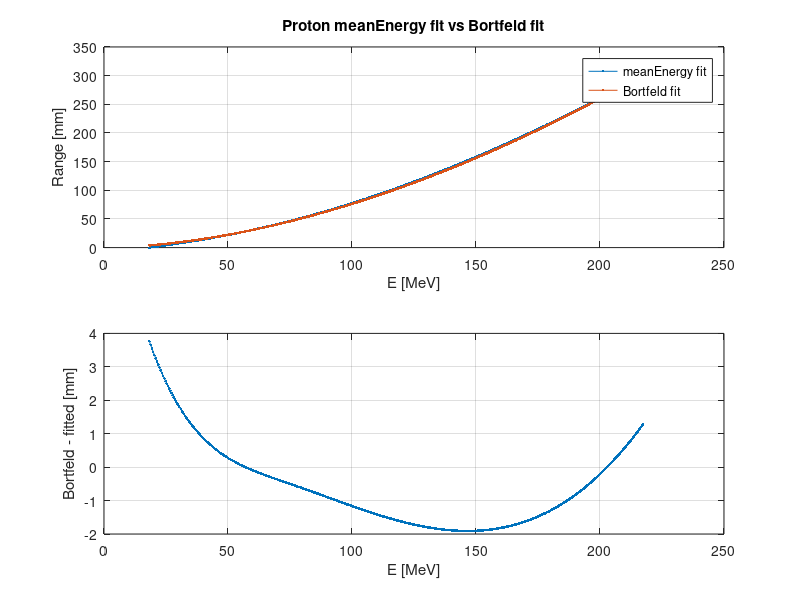
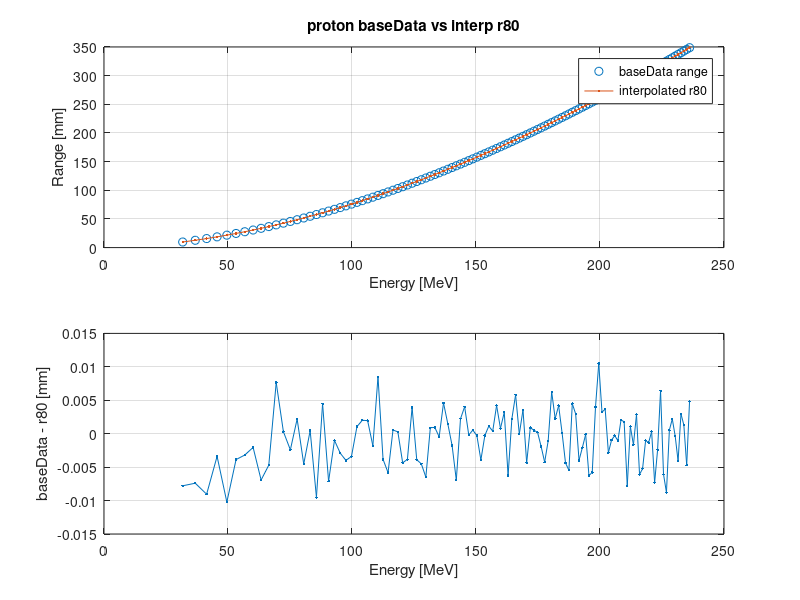
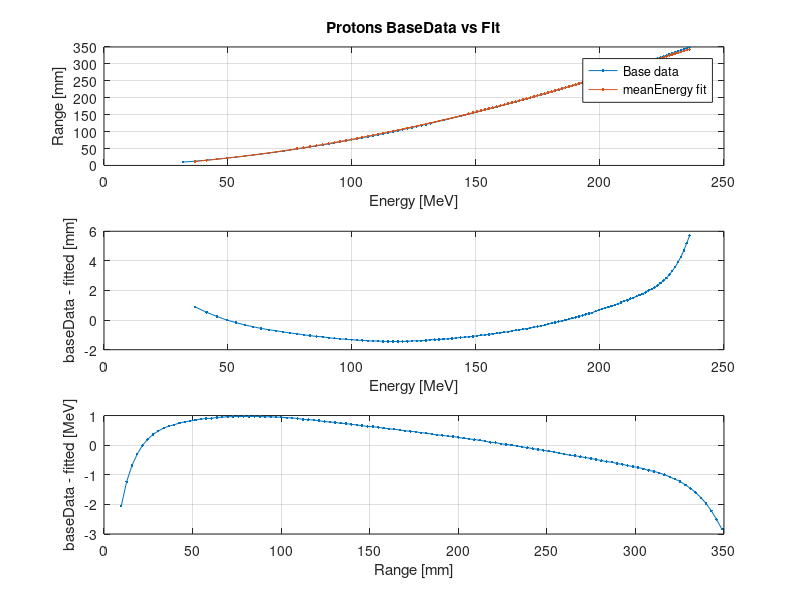
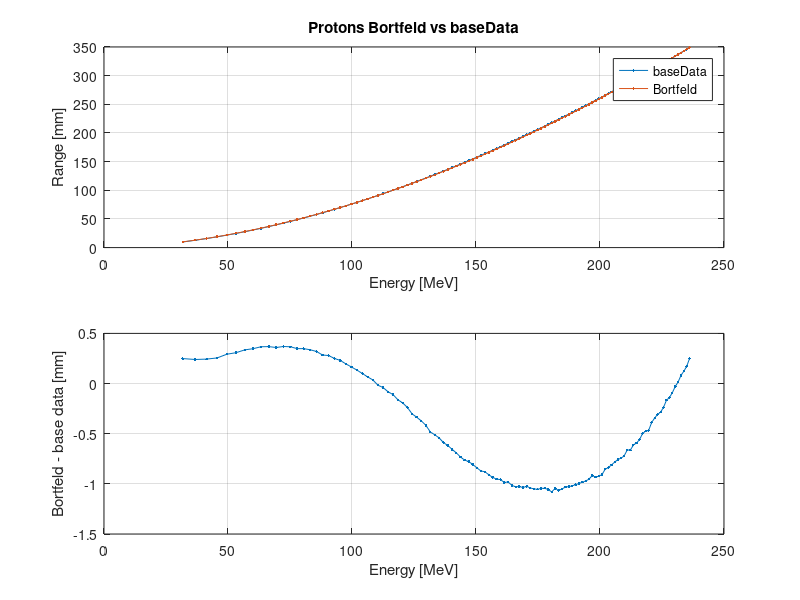

Here is the MATLAB script that generated these plots, in order: (Note: this script raises an error after producing the figures.)
%%% Test E-R fit
%% Proton fit
clear all;
%Fit arbitrary ranges
 meanEnergy = @(x) 5.762374661332111e-20 * x^9 - 9.645413625310569e-17 * x^8 + 7.073049219034644e-14 * x^7 ...
                        - 2.992344292008054e-11 * x^6 + 8.104111934547256e-09 * x^5 - 1.477860913846939e-06 * x^4 ...
                        + 1.873625800704108e-04 * x^3 - 1.739424343114980e-02 * x^2 + 1.743224692623838e+00 * x ...
                        + 1.827112816899668e+01;
ranges = linspace(0,300,1000);
fittedEnergies = arrayfun(@(r80) meanEnergy(r80),ranges);

figure;
subplot(2,1,1);
plot(fittedEnergies, ranges, '.-');
grid on;
xlabel('E [MeV]');
ylabel('Range [mm]');

Bortfeld_alpha = 0.022;
Bortfeld_p = 1.77;

BortfeldRanges = Bortfeld_alpha.*(fittedEnergies.^Bortfeld_p);
hold on;
plot(fittedEnergies,BortfeldRanges, '.-');
legend('meanEnergy fit', 'Bortfeld fit');
title('Proton meanEnergy fit vs Bortfeld fit');
subplot(2,1,2);
plot(fittedEnergies,BortfeldRanges-ranges, '.-');
grid on;
xlabel('E [MeV]');
ylabel('Bortfeld - fitted [mm]');

%% load base data
load('protons_Generic.mat');

baseDataEnergies = [machine.data(:).energy];
baseDataRanges   = [machine.data(:).range];

%% PROTONS: BaseData range vs baseData Z r80
baseDataRangesZ = [];
%%%% MCemittance r80 sampling
for k=1:size(baseDataEnergies,2)
   newDepths = linspace(0,machine.data(k).depths(end),numel(machine.data(k).depths) * 100);
   newDose   = interp1(machine.data(k).depths, machine.data(k).Z, newDepths, 'spline');

   [maxV, maxI] = max(newDose);
   [~, r80ind] = min(abs(newDose(maxI:end) - 0.8 * maxV));
   r80ind = r80ind - 1;
   baseDataRangesZ(k) = interp1(newDose(maxI + r80ind - 1:maxI + r80ind + 1), ...
             newDepths(maxI + r80ind - 1:maxI + r80ind + 1), 0.8 * maxV);
end
figure;
subplot(2,1,1);
plot(baseDataEnergies,baseDataRanges, 'o');
hold on;
plot(baseDataEnergies,baseDataRangesZ, '.-');
grid on;
xlabel('Energy [MeV]');
ylabel('Range [mm]');
legend('baseData range', 'interpolated r80');
title('proton baseData vs interp r80');
subplot(2,1,2);
plot(baseDataEnergies,baseDataRanges-baseDataRangesZ, '.-');
grid on;
xlabel('Energy [MeV]');
ylabel('baseData - r80 [mm]');

%% PROTONS: baseData ranges vs fitted Ranges and enegies
figure;
subplot(3,1,1);
plot(baseDataEnergies,baseDataRanges, '.-');
fittedEnergies = arrayfun(@(r80) meanEnergy(r80),baseDataRanges);
fittedRangesInterp = interp1(fittedEnergies,baseDataRanges,baseDataEnergies, 'spline');
hold on;
plot(baseDataEnergies,fittedRangesInterp, '.-');
grid on;
legend('Base data', 'meanEnergy fit');
xlabel('Energy [MeV]');
ylabel('Range [mm]');
title('Protons BaseData vs Fit');

subplot(3,1,2);
plot(baseDataEnergies,baseDataRanges-fittedRangesInterp, '.-');
xlabel('Energy [MeV]');
ylabel('baseData - fitted [mm]');
grid on;

subplot(3,1,3);
plot(baseDataRanges,baseDataEnergies-fittedEnergies, '.-');
grid on;
xlabel('Range [mm]');
ylabel('baseData - fitted [MeV]');

%% PROTONS: Bortfeld vs base data
figure;
BortfeldBaseDataRanges = Bortfeld_alpha.*(baseDataEnergies.^Bortfeld_p);
subplot(2,1,1);
plot(baseDataEnergies, baseDataRanges, '.-');
hold on;
plot(baseDataEnergies, BortfeldBaseDataRanges, '.-');
grid on;
xlabel('Energy [MeV]');
ylabel('Range [mm]');
legend('baseData', 'Bortfeld');
title('Protons Bortfeld vs baseData');
subplot(2,1,2);
plot(baseDataEnergies,BortfeldBaseDataRanges-baseDataRanges, '.-');
grid on;
xlabel('Energy [MeV]');
ylabel('Bortfeld - base data [mm]');

%% PROTONS: topas check
%eIdx = [7,28,50];
eIdx = [1:10:size(machine.data,2)];
eIdx = eIdx(1:end-2);
energies = baseDataEnergies(eIdx);
wDir = 'D:\matRad_gitHubRemo_MKM_TOPAS\topas\MCrun\BaseData_protons\Results\generic_MCenergy_TOPAS_vacuum';

name = 'score_BaseData_field1_run1_physicalDose_MCenergy_vacuum_Run_';

%figure;
x = [1:1500]*0.2 - 0.1;
integration = [45:55];
%Load vaccum profiles
for k=0:size(eIdx,2)-1
   fileName = strcat(wDir, filesep,name, string(compose('%04d', k)));
   data = squeeze(double(dicomread(fileName)));
   data = permute(data, [2,3,1]);

   profileData = squeeze(sum(data(integration,integration,:),[1,2]));
   
   [maxV, maxI] = max(profileData);
   [~, r80ind] = min(abs(profileData(maxI:end) - 0.8 * maxV));
   r80ind = r80ind - 1;
   topasR80(k+1) = interp1(profileData(maxI + r80ind - 1:maxI + r80ind + 1), ...
             x(maxI + r80ind - 1:maxI + r80ind + 1), 0.8 * maxV);
   
   PDD(:,k+1) = profileData;
   %AUC_PDD(k) = sum(profileData).*(x(2) -x(1));
%    plot(x, profileData./max(profileData), '.-', 'color','r');
%    hold on;

end

%Plot Vacuum profiles
figure;
lege = [];
for k=3:size(eIdx,2)-3
   plot(x, PDD(:,k)./max(PDD(:,k)), '.-');
   hold on;
   plot(machine.data(eIdx(k)).depths,machine.data(eIdx(k)).Z./max(machine.data(eIdx(k)).Z), '--', 'color','k');
   xline(baseDataRanges(eIdx(k)));
   lege = [lege, {['Topas : ', num2str(energies(k))]}, {['baseData : ', num2str(energies(k))]}];
end
xlabel('depth [mm]');
ylabel('dose');
legend(lege);
grid on;
title('Vacuum');

%Load air profiles
wDir = 'D:\matRad_gitHubRemo_MKM_TOPAS\topas\MCrun\BaseData_protons\Results\generic_MCenergy_TOPAS_air';
name = 'score_BaseData_field1_run1_physicalDose_MCenergy_vacuum_Run_';

for k=0:size(eIdx,2)-1
   fileName = strcat(wDir, filesep,name, string(compose('%04d', k)));
   data = squeeze(double(dicomread(fileName)));
   data = permute(data, [2,3,1]);

   profileData = squeeze(sum(data(integration,integration,:),[1,2]));
   
   [maxV, maxI] = max(profileData);
   [~, r80ind] = min(abs(profileData(maxI:end) - 0.8 * maxV));
   r80ind = r80ind - 1;
   topasR80_air(k+1) = interp1(profileData(maxI + r80ind - 1:maxI + r80ind + 1), ...
             x(maxI + r80ind - 1:maxI + r80ind + 1), 0.8 * maxV);
   
   

%    plot(x, profileData./max(profileData), '.-', 'color','r');
%    hold on;

end
%% Plot topas air vs vacuum
figure;
subplot(2,1,1);
plot([machine.data(eIdx).energy],baseDataRanges(eIdx), 'o-');
hold on;
plot([machine.data(eIdx).energy],topasR80, 'o-');
plot([machine.data(eIdx).energy],topasR80_air, 'o-');

xlabel('Energy [MeV]');
ylabel('Range [mm]');
grid on;
legend('baseData', 'TOPAS Vacuum', 'TOPAS air');
title('E-R relation, generic baseData');
subplot(2,1,2);
plot([machine.data(eIdx).energy],baseDataRanges(eIdx)-topasR80, 'o-');
hold on;
plot([machine.data(eIdx).energy],baseDataRanges(eIdx)-topasR80_air, 'o-');
xlabel('Energy [MeV]');
ylabel('baseData - topas [mm]');
% legend('Vacuum', 'Air');

yyaxis right;
plot([machine.data(eIdx).energy],topasR80-topasR80_air, '--');
ylabel('vacuum -air [mm]');
grid on;
legend('Vacuum', 'Air', 'difference');

%% HIT BaseData
HitBaseData = load(['protons_HITgantry']);

machineHIT = HitBaseData.machine;
baseDataEnergiesHIT = [machineHIT.data(:).energy];

baseDataRangesHITZ = [];
%%%% MCemittance r80 sampling
for k=1:size(baseDataEnergiesHIT,2)
   newDepths = linspace(0,machineHIT.data(k).depths(end),numel(machineHIT.data(k).depths) * 100);
   newDose   = interp1(machineHIT.data(k).depths, machineHIT.data(k).Z, newDepths, 'spline');

   [maxV, maxI] = max(newDose);
   [~, r80ind] = min(abs(newDose(maxI:end) - 0.8 * maxV));
   r80ind = r80ind - 1;
   baseDataRangesHITZ(k) = interp1(newDose(maxI + r80ind - 1:maxI + r80ind + 1), ...
             newDepths(maxI + r80ind - 1:maxI + r80ind + 1), 0.8 * maxV);
end


%% HIT PROTONS: energy-range baseData vs fit
 meanEnergy = @(x) 5.762374661332111e-20 * x^9 - 9.645413625310569e-17 * x^8 + 7.073049219034644e-14 * x^7 ...
                        - 2.992344292008054e-11 * x^6 + 8.104111934547256e-09 * x^5 - 1.477860913846939e-06 * x^4 ...
                        + 1.873625800704108e-04 * x^3 - 1.739424343114980e-02 * x^2 + 1.743224692623838e+00 * x ...
                        + 1.827112816899668e+01;
fittEnergiesHIT = arrayfun(@(r80) meanEnergy(r80),baseDataRangesHITZ);
fittRangeHIT   = interp1(fittEnergiesHIT,baseDataRangesHITZ,baseDataEnergiesHIT);
figure;
subplot(3,1,1);
plot(baseDataEnergiesHIT,baseDataRangesHITZ, 'o');
hold on;
plot(baseDataEnergiesHIT,fittRangeHIT, '.-');
grid on;
xlabel('Energy [MeV]');
ylabel('Range [mm]');
legend('baseData Range', 'fitted Range');
title('proton baseData HIT vs fitted Range');
subplot(3,1,2);
plot(baseDataEnergiesHIT,baseDataRangesHITZ-fittRangeHIT, '.-');
grid on;
xlabel('Energy [MeV]');
ylabel('baseData - fit [mm]');
subplot(3,1,3);
plot(baseDataRangesHITZ,baseDataEnergiesHIT-fittEnergiesHIT, '.-');
grid on;
xlabel('Range [mm]');
ylabel('baseData - fit [MeV]');

%% HIT protons: Z Plots
eIdx = [100, 150, 200];
figure;
for k=1:size(eIdx,2)
   plot(machineHIT.data(eIdx(k)).depths,machineHIT.data(eIdx(k)).Z, '.-');
   xline(baseDataRangesHITZ(eIdx(k)));
   xline(fittRangeHIT(eIdx(k)), 'color', 'r');
   hold on;
end
grid on;
legend('PDD', 'baseData range', 'fit Range');


%% HIT protons: topas simulations

eIdx = [1:20:size(machineHIT.data,2)];
eIdx = eIdx(1:end-2);
energies = baseDataEnergiesHIT(eIdx);
addOffset = true;
wDir = 'D:\matRad_gitHubRemo_MKM_TOPAS\topas\MCrun\BaseData_protons\Results\HIT_MCenergy_TOPAS_vacuum';

name = 'score_BaseData_field1_run1_physicalDose_MCenergy_vacuum_HIT_Run_';

%figure;
x = [1:1500]*0.2 - 0.1;
integration = [40:60];
%Load vaccum profiles
for k=0:size(eIdx,2)-1
   fileName = strcat(wDir, filesep,name, string(compose('%04d', k)));
   data = squeeze(double(dicomread(fileName)));
   data = permute(data, [2,3,1]);

   profileData = squeeze(sum(data(integration,integration,:),[1,2]));
   
   [maxV, maxI] = max(profileData);
   [~, r80ind] = min(abs(profileData(maxI:end) - 0.8 * maxV));
   r80ind = r80ind - 1;
   topasR80_HIT(k+1) = interp1(profileData(maxI + r80ind - 1:maxI + r80ind + 1), ...
             x(maxI + r80ind - 1:maxI + r80ind + 1), 0.8 * maxV);
    if addOffset
      topasR80_HIT(k+1) = topasR80_HIT(k+1) - machineHIT.data(k+1).offset;
   end
   PDD(:,k+1) = profileData;
   %AUC_PDD(k) = sum(profileData).*(x(2) -x(1));
%    plot(x, profileData./max(profileData), '.-', 'color','r');
%    hold on;

end

%Plot Vacuum profiles
figure;
lege = [];
for k=3:size(eIdx,2)-3
   plot(x, PDD(:,k)./max(PDD(:,k)), '.-');
   hold on;
   plot(machineHIT.data(eIdx(k)).depths,machineHIT.data(eIdx(k)).Z./max(machineHIT.data(eIdx(k)).Z), '--', 'color','k');
   xline(baseDataRangesHITZ(eIdx(k)));
   lege = [lege, {['Topas : ', num2str(energies(k))]}, {['baseData : ', num2str(energies(k))]}];
end
xlabel('depth [mm]');
ylabel('dose');
legend(lege);
grid on;
title('Vacuum');

%Load air profiles
wDir = 'D:\matRad_gitHubRemo_MKM_TOPAS\topas\MCrun\BaseData_protons\Results\HIT_MCenergy_TOPAS_air';
name = 'score_BaseData_field1_run1_physicalDose_MCenergy_air_HIT_Run_';

for k=0:size(eIdx,2)-1
   fileName = strcat(wDir, filesep,name, string(compose('%04d', k)));
   data = squeeze(double(dicomread(fileName)));
   data = permute(data, [2,3,1]);

   profileData = squeeze(sum(data(integration,integration,:),[1,2]));
   
   [maxV, maxI] = max(profileData);
   [~, r80ind] = min(abs(profileData(maxI:end) - 0.8 * maxV));
   r80ind = r80ind - 1;
   topasR80_air_HIT(k+1) = interp1(profileData(maxI + r80ind - 1:maxI + r80ind + 1), ...
             x(maxI + r80ind - 1:maxI + r80ind + 1), 0.8 * maxV);
   if addOffset
      topasR80_air_HIT(k+1) = topasR80_air_HIT(k+1) - machineHIT.data(k+1).offset;
   end
end
%% HIT PROTONS: topas plots
figure;
subplot(2,1,1);
plot([machineHIT.data(eIdx).energy],baseDataRangesHITZ(eIdx), 'o-');
hold on;
plot([machineHIT.data(eIdx).energy],topasR80_HIT, 'o-');
plot([machineHIT.data(eIdx).energy],topasR80_air_HIT, 'o-');

xlabel('Energy [MeV]');
ylabel('Range [mm]');
grid on;
legend('baseData', 'TOPAS Vacuum', 'TOPAS air');
title('E-R relation, generic baseData');
subplot(2,1,2);
plot([machineHIT.data(eIdx).energy],baseDataRangesHITZ(eIdx)-topasR80_HIT, 'o-');
hold on;
plot([machineHIT.data(eIdx).energy],baseDataRangesHITZ(eIdx)-topasR80_air_HIT, 'o-');
xlabel('Energy [MeV]');
ylabel('baseData - topas [mm]');
% legend('Vacuum', 'Air');

yyaxis right;
plot([machineHIT.data(eIdx).energy],topasR80_HIT-topasR80_air_HIT, '--');
ylabel('vacuum -air [mm]');
grid on;
legend('Vacuum', 'Air', 'difference');
%% PROTONS MCSquare: load baseData

MCSBaseData = load(['protons_generic_TOPAS_mcSquare.mat']);

MCSmachine = MCSBaseData.machine;
baseDataEnergiesMCS = [MCSmachine.data(:).energy];

%%%% MCemittance r80 sampling
for k=1:size(baseDataEnergiesMCS,2)
   newDepths = linspace(0,MCSmachine.data(k).depths(end),numel(MCSmachine.data(k).depths) * 100);
   newDose   = interp1(MCSmachine.data(k).depths, MCSmachine.data(k).Z, newDepths, 'spline');

   [maxV, maxI] = max(newDose);
   [~, r80ind] = min(abs(newDose(maxI:end) - 0.8 * maxV));
   r80ind = r80ind - 1;
   baseDataRangesMCS(k) = interp1(newDose(maxI + r80ind - 1:maxI + r80ind + 1), ...
             newDepths(maxI + r80ind - 1:maxI + r80ind + 1), 0.8 * maxV);
end
%% PROTONS MCS: fit E-R
 meanEnergy = @(x) 5.762374661332111e-20 * x^9 - 9.645413625310569e-17 * x^8 + 7.073049219034644e-14 * x^7 ...
                        - 2.992344292008054e-11 * x^6 + 8.104111934547256e-09 * x^5 - 1.477860913846939e-06 * x^4 ...
                        + 1.873625800704108e-04 * x^3 - 1.739424343114980e-02 * x^2 + 1.743224692623838e+00 * x ...
                        + 1.827112816899668e+01;
fittEnergiesMCS = arrayfun(@(r80) meanEnergy(r80),baseDataRangesMCS);
fittRangeMCS  = interp1(fittEnergiesMCS,baseDataRangesMCS,baseDataEnergiesMCS);
figure;
subplot(2,1,1);
plot(baseDataEnergiesMCS,baseDataRangesMCS, 'o');
hold on;
plot(baseDataEnergiesMCS,fittRangeMCS, '.-');
grid on;
xlabel('Energy [MeV]');
ylabel('Range [mm]');
legend('baseData Range', 'fitted Range');
title('proton baseData MCS vs fitted Range');
subplot(2,1,2);
plot(baseDataEnergiesMCS,baseDataRangesMCS-fittRangeMCS, '.-');
grid on;
xlabel('Energy [MeV]');
ylabel('baseData - fit [mm]');

%% PROTONS MCS: plot Z profiles
eIdx = [20,30,50,70];
figure;
for k=1:size(eIdx,2)
   plot(MCSmachine.data(eIdx(k)).depths,MCSmachine.data(eIdx(k)).Z, '.-');
   xline(baseDataRangesMCS(eIdx(k)));
   xline(fittRangeMCS(eIdx(k)), 'color', 'r');
   hold on;
end
grid on;
legend('PDD', 'baseData range', 'fit Range');
%% PROTON MCS: TOPAS

eIdx = [1:10:size(MCSmachine.data,2)];
eIdx = eIdx(1:end-2);
energies = baseDataEnergiesMCS(eIdx);
addOffset = false;
wDir = 'D:\matRad_gitHubRemo_MKM_TOPAS\topas\MCrun\BaseData_protons\Results\MCS_MCenergy_TOPAS_vacuum';
name = 'score_BaseData_field1_run1_physicalDose_MCenergy_vacuum_Run_';

%figure;
x = [1:1500]*0.2 - 0.1;
integration = [40:60];
%Load vaccum profiles
PDD = [];
for k=0:size(eIdx,2)-1
   fileName = strcat(wDir, filesep,name, string(compose('%04d', k)));
   data = squeeze(double(dicomread(fileName)));
   data = permute(data, [2,3,1]);

   profileData = squeeze(sum(data(integration,integration,:),[1,2]));
   
   [maxV, maxI] = max(profileData);
   [~, r80ind] = min(abs(profileData(maxI:end) - 0.8 * maxV));
   r80ind = r80ind - 1;
   topasR80_MCS(k+1) = interp1(profileData(maxI + r80ind - 1:maxI + r80ind + 1), ...
             x(maxI + r80ind - 1:maxI + r80ind + 1), 0.8 * maxV);
    if addOffset
      topasR80_MCS(k+1) = topasR80_MCS(k+1) - MCSmachine.data(k+1).offset;
   end
   PDD(:,k+1) = profileData;
   %AUC_PDD(k) = sum(profileData).*(x(2) -x(1));
%    plot(x, profileData./max(profileData), '.-', 'color','r');
%    hold on;

end

%Plot Vacuum profiles
figure;
lege = [];
for k=3:size(eIdx,2)-3
   plot(x, PDD(:,k)./max(PDD(:,k)), '.-');
   hold on;
   plot(MCSmachine.data(eIdx(k)).depths,MCSmachine.data(eIdx(k)).Z./max(MCSmachine.data(eIdx(k)).Z), '--', 'color','k');
   xline(baseDataRangesMCS(eIdx(k)));

   lege = [lege, {['Topas : ', num2str(energies(k))]}, {['baseData : ', num2str(energies(k))]}];
end
xlabel('depth [mm]');
ylabel('dose');
legend(lege);
grid on;

title('Vacuum');

%Load air profiles
wDir = 'D:\matRad_gitHubRemo_MKM_TOPAS\topas\MCrun\BaseData_protons\Results\MCS_MCenergy_TOPAS_air';
name = 'score_BaseData_field1_run1_physicalDose_MCenergy_air_Run_';

for k=0:size(eIdx,2)-1
   fileName = strcat(wDir, filesep,name, string(compose('%04d', k)));
   data = squeeze(double(dicomread(fileName)));
   data = permute(data, [2,3,1]);

   profileData = squeeze(sum(data(integration,integration,:),[1,2]));
   
   [maxV, maxI] = max(profileData);
   [~, r80ind] = min(abs(profileData(maxI:end) - 0.8 * maxV));
   r80ind = r80ind - 1;
   topasR80_air_MCS(k+1) = interp1(profileData(maxI + r80ind - 1:maxI + r80ind + 1), ...
             x(maxI + r80ind - 1:maxI + r80ind + 1), 0.8 * maxV);
   if addOffset
      topasR80_air_MCS(k+1) = topasR80_air_MCS(k+1) - machineMCS.data(k+1).offset;
   end
end

%% PROTONS MCS: Plot topas
figure;
subplot(2,1,1);
plot([MCSmachine.data(eIdx).energy],baseDataRangesMCS(eIdx), 'o-');
hold on;
plot([MCSmachine.data(eIdx).energy],topasR80_MCS, 'o-');
plot([MCSmachine.data(eIdx).energy],topasR80_air_MCS, 'o-');

xlabel('Energy [MeV]');
ylabel('Range [mm]');
grid on;
legend('baseData', 'TOPAS Vacuum', 'TOPAS air');
title('E-R relation, MCS baseData');
subplot(2,1,2);
plot([MCSmachine.data(eIdx).energy],baseDataRangesMCS(eIdx)-topasR80_MCS, 'o-');
hold on;
plot([MCSmachine.data(eIdx).energy],baseDataRangesMCS(eIdx)-topasR80_air_MCS, 'o-');

xlabel('Energy [MeV]');
ylabel('baseData - topas [mm]');
% legend('Vacuum', 'Air');

yyaxis right;
plot([MCSmachine.data(eIdx).energy],topasR80_MCS-topasR80_air_MCS, '--');
ylabel('vacuum -air [mm]');
grid on;
legend('Vacuum', 'Air', 'difference');

%% protons MSC: Topas WATER phantom
eIdx = [1:10:size(MCSmachine.data,2)];
eIdx = eIdx(1:end-2);
energies = baseDataEnergiesMCS(eIdx);
addOffset = false;

wDir = 'D:\matRad_gitHubRemo_MKM_TOPAS\topas\MCrun\BaseData_protons\Results\WATERPhantom\MCS_MCenergy_TOPAS_water';
name = 'score_BaseData_field1_run1_physicalDose_MCenergy_vacuum_WATER_Run_';
%Load vacuum profiles
for k=0:size(eIdx,2)-1
   fileName = strcat(wDir, filesep,name, string(compose('%04d', k)));
   data = squeeze(double(dicomread(fileName)));
   data = permute(data, [2,3,1]);

   profileData = squeeze(sum(data(integration,integration,:),[1,2]));
   
   [maxV, maxI] = max(profileData);
   [~, r80ind] = min(abs(profileData(maxI:end) - 0.8 * maxV));
   r80ind = r80ind - 1;
   topasR80_water_MCS(k+1) = interp1(profileData(maxI + r80ind - 1:maxI + r80ind + 1), ...
             x(maxI + r80ind - 1:maxI + r80ind + 1), 0.8 * maxV);
   if addOffset
      topasR80_water_MCS(k+1) = topasR80_water_MCS(k+1) - machineMCS.data(k+1).offset;
   end
   
   Pdd(:,k+1) = profileData;

end

figure;
lege = [];
for k=3:size(eIdx,2)-3
   plot(x, Pdd(:,k)./max(Pdd(:,k)), '.-');
   hold on;
   plot(MCSmachine.data(eIdx(k)).depths,MCSmachine.data(eIdx(k)).Z./max(MCSmachine.data(eIdx(k)).Z), '--', 'color','k');
   xline(baseDataRangesMCS(eIdx(k)));

   lege = [lege, {['Topas : ', num2str(energies(k))]}, {['baseData : ', num2str(energies(k))]}];
end
xlabel('depth [mm]');
ylabel('dose');

legend(lege);
grid on;
title('Vacuum');

wDir = 'D:\matRad_gitHubRemo_MKM_TOPAS\topas\MCrun\BaseData_protons\Results\WATERPhantom\MCS_MCenergy_TOPAS_air';
name = 'score_BaseData_field1_run1_physicalDose_MCenergy_vacuum_WATER_air_Run_';
% wDir = 'D:\matRad_gitHubRemo_MKM_TOPAS\topas\MCrun\BaseData_protons\Results\WATERPhantom\MCS_MCenergy_TOPAS_airNonCorrected';
% name = 'score_BaseData_field1_run1_physicalDose_MCenergy_airNonCorrected_WATER_Run_';
%Load air profiles
for k=0:size(eIdx,2)-1
   fileName = strcat(wDir, filesep,name, string(compose('%04d', k)));
   data = squeeze(double(dicomread(fileName)));
   data = permute(data, [2,3,1]);

   profileData = squeeze(sum(data(integration,integration,:),[1,2]));
   
   [maxV, maxI] = max(profileData);
   [~, r80ind] = min(abs(profileData(maxI:end) - 0.8 * maxV));
   r80ind = r80ind - 1;
   topasR80_water_MCS_air(k+1) = interp1(profileData(maxI + r80ind - 1:maxI + r80ind + 1), ...
             x(maxI + r80ind - 1:maxI + r80ind + 1), 0.8 * maxV);
   if addOffset
      topasR80_water_MCS_air(k+1) = topasR80_water_MCS_air(k+1) - machineMCS.data(k+1).offset;
   end
end


%% PROTONS MCS: Plot topas WATER PHANTOM
figure;
subplot(2,1,1);
plot([MCSmachine.data(eIdx).energy],baseDataRangesMCS(eIdx), 'o-');
hold on;
plot([MCSmachine.data(eIdx).energy],topasR80_water_MCS, 'o-');
plot([MCSmachine.data(eIdx).energy],topasR80_water_MCS_air, 'o-');

xlabel('Energy [MeV]');
ylabel('Range [mm]');
grid on;
legend('baseData', 'TOPAS Vacuum', 'TOPAS air');
title('E-R relation, MCS baseData Water phantom');
subplot(2,1,2);

plot([MCSmachine.data(eIdx).energy],baseDataRangesMCS(eIdx)-topasR80_water_MCS, 'o-');
hold on;
plot([MCSmachine.data(eIdx).energy],baseDataRangesMCS(eIdx)-topasR80_water_MCS_air, 'o-');

xlabel('Energy [MeV]');
ylabel('baseData - topas [mm]');
% legend('Vacuum', 'Air');

yyaxis right;
plot([MCSmachine.data(eIdx).energy],topasR80_water_MCS-topasR80_water_MCS_air, '--');
ylabel('vacuum -air [mm]');
grid on;
legend('Vacuum', 'Air with dR correction', 'difference');

% wDir = '';
% name = 'score_BaseData_field1_run1_physicalDose_MCenergy_vacuum_WATER_Run_';
% %Load vacuum profiles
% for k=0:size(eIdx,2)-1
%    fileName = strcat(wDir, filesep,name, string(compose('%04d', k)));
%    data = squeeze(double(dicomread(fileName)));
%    data = permute(data, [2,3,1]);
% 
%    profileData = squeeze(sum(data(integration,integration,:),[1,2]));
%    
%    [maxV, maxI] = max(profileData);
%    [~, r80ind] = min(abs(profileData(maxI:end) - 0.8 * maxV));
%    r80ind = r80ind - 1;
%    topasR80_water_MCS(k+1) = interp1(profileData(maxI + r80ind - 1:maxI + r80ind + 1), ...
%              (x(maxI + r80ind - 1:maxI + r80ind + 1)+ 0.1)*2 -0.2, 0.8 * maxV);
%    if addOffset
%       topasR80_water_MCS(k+1) = topasR80_water_MCS(k+1) - machineMCS.data(k+1).offset;
%    end
%    
%    Pdd(:,k+1) = profileData;
% 
% end

%% Carbons
clear all;
meanEnergy = @(x) 11.39 * x^0.628 + 11.24;
ranges = linspace(0,300,1000);
fittedEnergies = arrayfun(@(r80) meanEnergy(r80),ranges);

figure;
plot(fittedEnergies, ranges, '.-');
grid on;
xlabel('E [MeV/u]');
ylabel('Range [mm]');
title('carbon meanEnergy fit');
%% baseData
load('carbon_Generic.mat');
baseDataEnergies = [machine.data(:).energy];
baseDataRanges   = [machine.data(:).range];

%% CARBON: baseData range vs baseData Z r80
baseDataRangesZ = [];
%%%% MCemittance r80 sampling
for k=1:size(baseDataEnergies,2)
   newDepths = linspace(0,machine.data(k).depths(end),numel(machine.data(k).depths) * 100);
   newDose   = interp1(machine.data(k).depths, machine.data(k).Z, newDepths, 'spline');

   [maxV, maxI] = max(newDose);
   [~, r80ind] = min(abs(newDose(maxI:end) - 0.8 * maxV));
   r80ind = r80ind - 1;
   baseDataRangesZ(k) = interp1(newDose(maxI + r80ind - 1:maxI + r80ind + 1), ...
             newDepths(maxI + r80ind - 1:maxI + r80ind + 1), 0.8 * maxV);
end
figure;
subplot(2,1,1);
plot(baseDataEnergies,baseDataRanges, '.-');
hold on;
plot(baseDataEnergies,baseDataRangesZ, '.-');
grid on;
xlabel('Energy [MeV/u]');
ylabel('Range [mm]');
legend('baseData range', 'interpolated r80');
title('carbon baseData vs interp r80');
subplot(2,1,2);
plot(baseDataEnergies,baseDataRanges - baseDataRangesZ, '.-');
grid on;
xlabel('Energy [MeV/u]');
ylabel('baseData - r80 [mm]');

%% CARBON: Z Plots
%%%% Z plot
figure;
plot(machine.data(100).depths, machine.data(100).Z, '.-');
xline(machine.data(100).range);
hold on;
plot(machine.data(10).depths, machine.data(10).Z, '.-');
xline(machine.data(10).range);
grid on;
legend('E = 359.9 MeV/u', 'E = 147.4 [MeV/u]');
title('carbon Z');
xlim([0, 300]);

%% CARBON: baseDataZ range vs fitted range
%%% fitmeanEnergy vs Z baseData
fittedEnergies = arrayfun(@(r80) meanEnergy(r80),baseDataRangesZ);
fittedRanges = interp1(fittedEnergies,baseDataRangesZ,baseDataEnergies, 'spline');

figure;
subplot(2,1,1);
plot(baseDataEnergies,baseDataRangesZ, '.-');
hold on;
plot(baseDataEnergies,fittedRanges, '.-');
grid on;
xlabel('Energy [Mev/u]');
ylabel('Range [mm]');
legend('baseData', 'fitted');
title('carbon baseData range vs fitted range');
subplot(2,1,2);
plot(baseDataEnergies, baseDataRangesZ - fittedRanges, '.-');
grid on;
xlabel('Energy [Mev/u]');
ylabel('baseData - fit [mm]');

%% CARBON: Try fit
F = fittype('a + b*x^c', 'coeff', {'a', 'b', 'c'});
outFit = fit(baseDataRangesZ', baseDataEnergies', F, 'StartPoint', [11.24, 11.39, 0.628]);

%% CARBON: Plot new fit

reFitEnergies = outFit(baseDataRangesZ);
reFitRanges   = interp1(reFitEnergies,baseDataRangesZ,baseDataEnergies);
figure;
subplot(2,1,1);
plot(baseDataEnergies,baseDataRangesZ, '.-');
hold on;
plot(baseDataEnergies, reFitRanges, '.-');
grid on;

xlabel('Energy [MeV/u]');
ylabel('Range [mm]');
subplot(2,1,2);
plot(baseDataEnergies,baseDataRangesZ-reFitRanges, '.-');
grid on;
xlabel('Energy [MeV/u]');
ylabel('Range [mm]');
%% CARBON: baseData range vs fitted range
%This is meaningless, there's no correlation
fittedEnergies_bD = arrayfun(@(r80) meanEnergy(r80),baseDataRanges);
fittedRanges_bD = interp1(fittedEnergies,baseDataRanges,baseDataEnergies, 'spline');

figure;
subplot(2,1,1);
plot(baseDataEnergies,baseDataRanges, '.-');
hold on;
plot(baseDataEnergies,fittedRanges_bD, '.-');
grid on;
xlabel('Energy [Mev/u]');
ylabel('Range [mm]');
legend('baseData', 'fitted');
title('carbon baseData range vs fitted range');
subplot(2,1,2);
plot(baseDataEnergies, baseDataRanges - fittedRanges_bD, '.-');
grid on;
xlabel('Energy [Mev/u]');
ylabel('baseData - fit [mm]');
